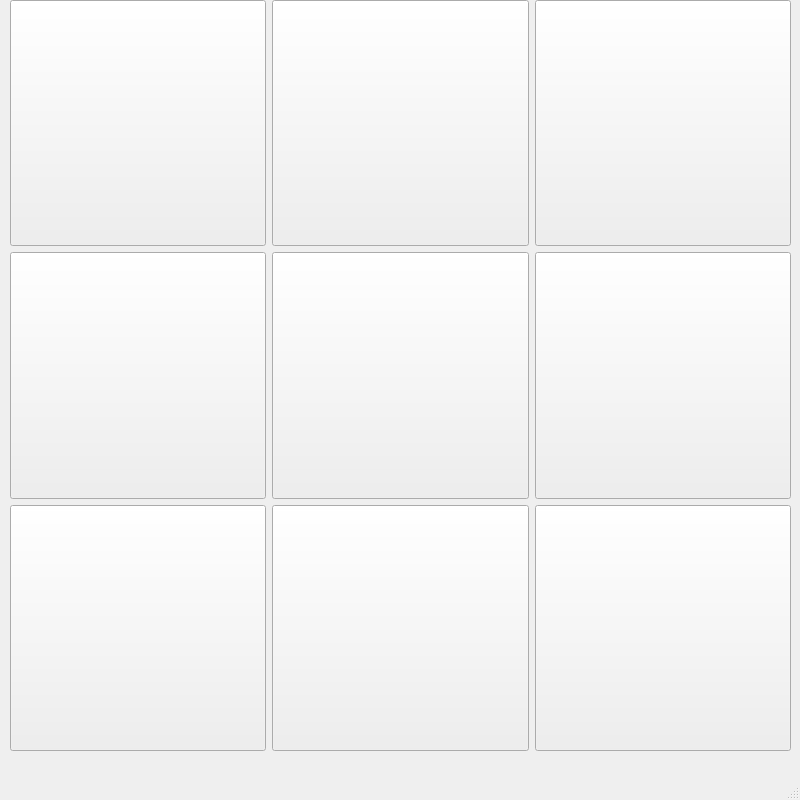
<?xml version="1.0" encoding="UTF-8"?>
<ui version="4.0">
 <class>MainWindow</class>
 <widget class="QMainWindow" name="MainWindow">
  <property name="geometry">
   <rect>
    <x>0</x>
    <y>0</y>
    <width>800</width>
    <height>800</height>
   </rect>
  </property>
  <property name="minimumSize">
   <size>
    <width>800</width>
    <height>800</height>
   </size>
  </property>
  <property name="maximumSize">
   <size>
    <width>800</width>
    <height>800</height>
   </size>
  </property>
  <property name="windowTitle">
   <string>MainWindow</string>
  </property>
  <widget class="QWidget" name="centralwidget">
   <widget class="QWidget" name="gridLayoutWidget">
    <property name="geometry">
     <rect>
      <x>10</x>
      <y>0</y>
      <width>781</width>
      <height>751</height>
     </rect>
    </property>
    <layout class="QGridLayout" name="gridLayout">
     <item row="0" column="1">
      <widget class="QPushButton" name="pushButton_2">
       <property name="sizePolicy">
        <sizepolicy hsizetype="Preferred" vsizetype="Preferred">
         <horstretch>0</horstretch>
         <verstretch>0</verstretch>
        </sizepolicy>
       </property>
       <property name="styleSheet">
        <string notr="true">font: 25 72pt &quot;Microsoft YaHei&quot;;</string>
       </property>
       <property name="text">
        <string/>
       </property>
      </widget>
     </item>
     <item row="0" column="2">
      <widget class="QPushButton" name="pushButton_3">
       <property name="sizePolicy">
        <sizepolicy hsizetype="Preferred" vsizetype="Preferred">
         <horstretch>0</horstretch>
         <verstretch>0</verstretch>
        </sizepolicy>
       </property>
       <property name="styleSheet">
        <string notr="true">font: 25 72pt &quot;Microsoft YaHei&quot;;</string>
       </property>
       <property name="text">
        <string/>
       </property>
      </widget>
     </item>
     <item row="1" column="2">
      <widget class="QPushButton" name="pushButton_6">
       <property name="sizePolicy">
        <sizepolicy hsizetype="Preferred" vsizetype="Preferred">
         <horstretch>0</horstretch>
         <verstretch>0</verstretch>
        </sizepolicy>
       </property>
       <property name="styleSheet">
        <string notr="true">font: 25 72pt &quot;Microsoft YaHei&quot;;</string>
       </property>
       <property name="text">
        <string/>
       </property>
      </widget>
     </item>
     <item row="1" column="1">
      <widget class="QPushButton" name="pushButton_5">
       <property name="sizePolicy">
        <sizepolicy hsizetype="Preferred" vsizetype="Preferred">
         <horstretch>0</horstretch>
         <verstretch>0</verstretch>
        </sizepolicy>
       </property>
       <property name="styleSheet">
        <string notr="true">font: 25 72pt &quot;Microsoft YaHei&quot;;</string>
       </property>
       <property name="text">
        <string/>
       </property>
      </widget>
     </item>
     <item row="0" column="0">
      <widget class="QPushButton" name="pushButton">
       <property name="sizePolicy">
        <sizepolicy hsizetype="Preferred" vsizetype="Preferred">
         <horstretch>0</horstretch>
         <verstretch>0</verstretch>
        </sizepolicy>
       </property>
       <property name="styleSheet">
        <string notr="true">font: 25 72pt &quot;Microsoft YaHei&quot;;</string>
       </property>
       <property name="text">
        <string/>
       </property>
      </widget>
     </item>
     <item row="1" column="0">
      <widget class="QPushButton" name="pushButton_4">
       <property name="sizePolicy">
        <sizepolicy hsizetype="Preferred" vsizetype="Preferred">
         <horstretch>0</horstretch>
         <verstretch>0</verstretch>
        </sizepolicy>
       </property>
       <property name="styleSheet">
        <string notr="true">font: 25 72pt &quot;Microsoft YaHei&quot;;</string>
       </property>
       <property name="text">
        <string/>
       </property>
      </widget>
     </item>
     <item row="2" column="0">
      <widget class="QPushButton" name="pushButton_7">
       <property name="sizePolicy">
        <sizepolicy hsizetype="Preferred" vsizetype="Preferred">
         <horstretch>0</horstretch>
         <verstretch>0</verstretch>
        </sizepolicy>
       </property>
       <property name="styleSheet">
        <string notr="true">font: 25 72pt &quot;Microsoft YaHei&quot;;</string>
       </property>
       <property name="text">
        <string/>
       </property>
      </widget>
     </item>
     <item row="2" column="1">
      <widget class="QPushButton" name="pushButton_8">
       <property name="sizePolicy">
        <sizepolicy hsizetype="Preferred" vsizetype="Preferred">
         <horstretch>0</horstretch>
         <verstretch>0</verstretch>
        </sizepolicy>
       </property>
       <property name="styleSheet">
        <string notr="true">font: 25 72pt &quot;Microsoft YaHei&quot;;</string>
       </property>
       <property name="text">
        <string/>
       </property>
      </widget>
     </item>
     <item row="2" column="2">
      <widget class="QPushButton" name="pushButton_9">
       <property name="sizePolicy">
        <sizepolicy hsizetype="Preferred" vsizetype="Preferred">
         <horstretch>0</horstretch>
         <verstretch>0</verstretch>
        </sizepolicy>
       </property>
       <property name="styleSheet">
        <string notr="true">font: 25 72pt &quot;Microsoft YaHei&quot;;</string>
       </property>
       <property name="text">
        <string/>
       </property>
      </widget>
     </item>
    </layout>
   </widget>
  </widget>
  <widget class="QMenuBar" name="menubar">
   <property name="geometry">
    <rect>
     <x>0</x>
     <y>0</y>
     <width>800</width>
     <height>21</height>
    </rect>
   </property>
  </widget>
  <widget class="QStatusBar" name="statusbar"/>
 </widget>
 <resources/>
 <connections/>
</ui>
